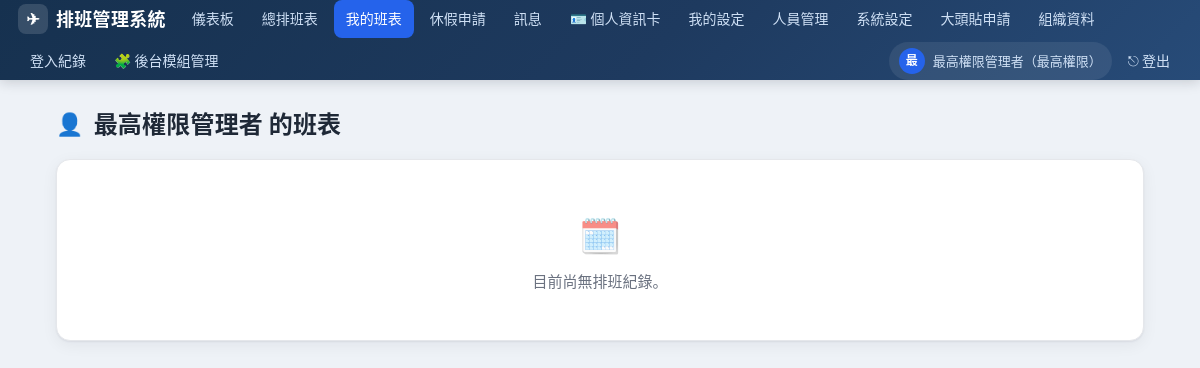
Screenshot of /my-schedule (signed in) with the database file from the repository.
### tables this page shows
CREATE TABLE settings (
    key TEXT PRIMARY KEY,
    value TEXT
);

CREATE TABLE users (
    id INTEGER PRIMARY KEY AUTOINCREMENT,
    username TEXT UNIQUE NOT NULL,
    password_hash TEXT NOT NULL,
    full_name TEXT NOT NULL,
    role TEXT NOT NULL CHECK(role IN ('superadmin','admin','staff')),
    employee_no TEXT,
    department TEXT,
    active INTEGER DEFAULT 1,
    created_at TEXT DEFAULT (datetime('now'))
, unit TEXT, duty TEXT, job_title TEXT, hire_date TEXT, avatar TEXT, avatar_unlocked INTEGER DEFAULT 0, avatar_pending INTEGER DEFAULT 0);

### app.py (the view)
@app.route("/my-schedule")
@login_required()
def my_schedule():
    uid = session["user_id"]
    if session["role"] in ("admin", "superadmin") and request.args.get("user_id"):
        uid = int(request.args["user_id"])
    db = get_db()
    rows = db.execute(
        """SELECT s.*, sh.name AS shift_name, sh.color, sh.start_time, sh.end_time,
                  f.flight_no, f.terminal, f.gate,
                  da.iata AS dep_iata, da.name_zh AS dep_name_zh, da.name_en AS dep_name_en,
                  da.name_ja AS dep_name_ja,
                  aa.iata AS arr_iata, aa.name_zh AS arr_name_zh, aa.name_en AS arr_name_en,
                  aa.name_ja AS arr_name_ja
           FROM schedules s JOIN shifts sh ON sh.id=s.shift_id
           LEFT JOIN flights f ON f.id=s.flight_id
           LEFT JOIN airports da ON da.id=f.dep_airport_id
           LEFT JOIN airports aa ON aa.id=f.arr_airport_id
           WHERE s.user_id=? ORDER BY s.date DESC LIMIT 60""", (uid,)).fetchall()
    user = db.execute("SELECT * FROM users WHERE id=?", (uid,)).fetchone()
    db.close()
    return render_template("my_schedule.html", rows=rows, user=user)

### app.py (called while the page is built)
def login_required(role=None):
    def deco(fn):
        @wraps(fn)
        def wrapper(*a, **kw):
            if "user_id" not in session:
                return redirect(url_for("login"))
            if role:
                allowed = role if isinstance(role, (list, tuple)) else [role]
                if session.get("role") not in allowed:
                    flash(t("need_admin", session.get("lang", "zh")), "warning")
                    return redirect(url_for("index"))
            return fn(*a, **kw)
        return wrapper
    return deco

@app.before_request
def _ensure_db():
    if not hasattr(app, "_db_ready"):
        init_db()
        app._db_ready = True

### i18n.py (called while the page is built)
def t(key, lang="zh"):
    entry = I18N.get(key)
    if not entry:
        return key
    return entry.get(lang) or entry.get("zh") or key

### models.py (called while the page is built)
def get_db():
    conn = sqlite3.connect(DB_PATH)
    conn.row_factory = sqlite3.Row
    conn.execute("PRAGMA foreign_keys = ON")
    return conn

def get_setting(key, default=None):
    conn = get_db()
    row = conn.execute("SELECT value FROM settings WHERE key=?", (key,)).fetchone()
    conn.close()
    return row["value"] if row else default

def get_module_names():
    result = {}
    for key, default in MODULE_LABELS.items():
        result[key] = get_setting("module_name:" + key, default)
    return result

### templates/my_schedule.html
{% extends "base.html" %}
{% block content %}
<div class="page-head"><h1><span class="ico">👤</span>{{ user.full_name }} {{ T('my_schedule') }}</h1></div>
<div class="card">
  {% if rows %}
  <div class="table-wrap">
  <table>
    <thead><tr><th>{{ T('date') }}</th><th>{{ T('shift') }}</th><th>{{ T('time') }}</th><th>{{ T('flight') }}</th><th>{{ T('departure') }}</th><th>{{ T('arrival') }}</th><th>{{ T('terminal') }}/{{ T('gate') }}</th><th>{{ T('note') }}</th></tr></thead>
    <tbody>
    {% for r in rows %}
    <tr>
      <td>{{ r.date }}</td>
      <td><span class="badge" style="background:{{ r.color }}">{{ r.shift_name }}</span></td>
      <td>{{ r.start_time }} – {{ r.end_time }}</td>
      <td>{{ r.flight_no or '-' }}</td>
      <td>
        {% if r.dep_iata %}
          {% if lang=='zh' %}{{ r.dep_iata }} {{ r.dep_name_zh }}
          {% elif lang=='en' %}{{ r.dep_iata }} {{ r.dep_name_en }}
          {% else %}{{ r.dep_iata }} {{ r.dep_name_ja }}{% endif %}
        {% else %}-{% endif %}
      </td>
      <td>
        {% if r.arr_iata %}
          {% if lang=='zh' %}{{ r.arr_iata }} {{ r.arr_name_zh }}
          {% elif lang=='en' %}{{ r.arr_iata }} {{ r.arr_name_en }}
          {% else %}{{ r.arr_iata }} {{ r.arr_name_ja }}{% endif %}
        {% else %}-{% endif %}
      </td>
      <td>{{ r.terminal or '-' }} / {{ r.gate or '-' }}</td>
      <td>{{ r.note or '' }}</td>
    </tr>
    {% endfor %}
    </tbody>
  </table>
  </div>
  {% else %}
  <div class="empty"><span class="big">🗓️</span>{{ T('no_records') }}</div>
  {% endif %}
</div>
{% endblock %}

### templates/base.html (shortened to what this page needs)
<!doctype html>
<html lang="{{ lang }}">
<head>
</head>
<body>
  <nav>
    <span class="brand"><span class="logo">✈</span>{{ site_name }}</span>
    {% set ep = request.endpoint or '' %}
    <a class="navlink {{ 'active' if ep=='index' }}" href="{{ url_for('index') }}">{{ module_names['nav_dashboard'] }}</a>
    <a class="navlink {{ 'active' if ep=='schedule' }}" href="{{ url_for('schedule') }}">{{ module_names['nav_schedule'] }}</a>
    <a class="navlink {{ 'active' if ep=='my_schedule' }}" href="{{ url_for('my_schedule') }}">{{ module_names['nav_mine'] }}</a>
    <a class="navlink {{ 'active' if ep in ('leave','leave_apply','leave_review') }}" href="{{ url_for('leave') }}">{{ module_names['nav_leave'] }}</a>
    <a class="navlink {{ 'active' if ep in ('messages','messages_send','messages_read') }}" href="{{ url_for('messages') }}">{{ module_names['nav_messages'] }}{% if unread_count %}<span class="badge">{{ unread_count }}</span>{% endif %}</a>
    <a class="navlink {{ 'active' if ep in ('profile',) }}" href="{{ url_for('profile') }}">🪪 {{ module_names['nav_profile'] }}</a>
    <a class="navlink {{ 'active' if ep=='my_settings' }}" href="{{ url_for('my_settings') }}">{{ module_names['nav_my_settings'] }}</a>
    {% if is_admin %}
      <a class="navlink {{ 'active' if ep in ('users','users_add','users_toggle','users_reset_pw','users_set_role') }}" href="{{ url_for('users') }}">{{ module_names['nav_users'] }}</a>
      <a class="navlink {{ 'active' if ep=='settings' }}" href="{{ url_for('settings') }}">{{ module_names['nav_settings'] }}</a>
      <a class="navlink {{ 'active' if ep in ('avatar_requests','avatar_review') }}" href="{{ url_for('avatar_requests') }}">{{ T('avatar_requests') }}</a>
    {% endif %}
    {% if is_super %}
      <a class="navlink {{ 'active' if ep in ('org','org_add','org_delete') }}" href="{{ url_for('org') }}">{{ T('org_data') }}</a>
      <a class="navlink {{ 'active' if ep=='login_logs' }}" href="{{ url_for('login_logs') }}">{{ module_names['nav_logs'] }}</a>
      <a class="navlink {{ 'active' if ep in ('admin_modules',) }}" href="{{ url_for('admin_modules') }}">🧩 {{ T('nav_modules') }}</a>
    {% endif %}
    <a class="who" href="{{ url_for('profile') }}" title="{{ T('profile') }}">
      <span class="avatar">{{ (session.get('full_name') or '?')[0] }}</span>
      <span class="who-name">{{ session.get('full_name') }}（{{ T('role_super') if session.get('role')=='superadmin' else (T('role_admin') if session.get('role')=='admin' else T('role_staff')) }}）</span>
    </a>
    <a class="logout" href="{{ url_for('logout') }}">⎋ {{ T('nav_logout') }}</a>
  </nav>
  <div class="container">
    {% block content %}{% endblock %}
  </div>
</body>
</html>

### templates/base.html (style rules this page uses)
:root { --primary:#1e3a5f; --primary-2:#2d4a73; --accent:#2563eb; --accent-2:#1d4ed8; --bg:#eef2f7; --surface:#ffffff; --text:#1f2937; --muted:#6b7280; --border:#e5e7eb; --radius:14px; --radius-sm:9px; --shadow:0 1px 2px rgba(16,24,40,.06), 0 4px 16px rgba(16,24,40,.06); --shadow-hover:0 4px 8px rgba(16,24,40,.08), 0 12px 28px rgba(16,24,40,.10); --green:#16a34a; --red:#dc2626; --amber:#f59e0b; --gray:#6b7280; }
* { box-sizing:border-box; }
html { -webkit-text-size-adjust:100%; }
body { font-family:"Noto Sans CJK TC","Noto Sans JP","PingFang TC","Hiragino Sans", "Microsoft JhengHei",sans-serif; margin:0; background:var(--bg); color:var(--text); font-size:15px; line-height:1.55; -webkit-font-smoothing:antialiased; }
a { color:var(--accent); }
nav { background:linear-gradient(135deg,#16314f 0%,#1e3a5f 55%,#274b78 100%); color:#fff; padding:0 18px; display:flex; align-items:center; gap:4px; flex-wrap:wrap; min-height:58px; position:sticky; top:0; z-index:50; box-shadow:0 2px 12px rgba(16,24,40,.18); }
nav .brand { font-size:18px; font-weight:800; letter-spacing:.3px; display:flex; align-items:center; gap:8px; margin-right:10px; white-space:nowrap; }
nav .brand .logo { display:inline-flex; align-items:center; justify-content:center; width:30px; height:30px; border-radius:8px; background:rgba(255,255,255,.14); font-size:16px; }
nav a.navlink { color:#cfe0f5; text-decoration:none; padding:8px 12px; border-radius:8px; font-size:14px; font-weight:500; transition:background .15s, color .15s; white-space:nowrap; }
nav a.navlink.active { background:var(--accent); color:#fff; }
nav .who { font-size:13px; color:#cfe0f5; display:flex; align-items:center; gap:8px; padding:6px 10px; border-radius:999px; text-decoration:none; background:rgba(255,255,255,.08); }
nav .who .avatar { width:26px; height:26px; border-radius:50%; object-fit:cover; background:var(--accent); color:#fff; display:inline-flex; align-items:center; justify-content:center; font-size:12px; font-weight:700; }
nav a.logout { color:#cfe0f5; text-decoration:none; padding:8px 12px; border-radius:8px; font-size:14px; transition:background .15s; }
.container { max-width:1120px; margin:24px auto; padding:0 16px; }
.page-head { display:flex; align-items:center; justify-content:space-between; gap:12px; flex-wrap:wrap; margin-bottom:18px; }
h1 { font-size:24px; font-weight:800; margin:0; letter-spacing:.2px; display:flex; align-items:center; gap:10px; }
h1 .ico { font-size:22px; }
.card { background:var(--surface); border:1px solid var(--border); border-radius:var(--radius); padding:20px; margin-bottom:18px; box-shadow:var(--shadow); transition:box-shadow .2s; }
.empty { text-align:center; color:var(--muted); padding:28px 12px; }
.empty .big { font-size:34px; display:block; margin-bottom:8px; opacity:.6; }

### rows the page displays
settings: value "排班管理系統"
settings: nav_dashboard "儀表板"
settings: nav_schedule "總排班表"
settings: nav_mine "我的班表"
settings: nav_leave "休假申請"
settings: nav_messages "訊息"
settings: nav_profile "個人資訊卡"
settings: nav_my_settings "我的設定"
settings: nav_users "人員管理"
settings: nav_settings "系統設定"
settings: nav_logs "登入紀錄"
users: get "最高權限管理者", full_name "最高權限管理者"

### other values shown
{{ T('avatar_requests') }} "大頭貼申請"
{{ T('org_data') }} "組織資料"
{{ T('nav_modules') }} "後台模組管理"
{{ (session.get('full_name') or '?')[0] }} "最"
{{ T('nav_logout') }} "登出"
{{ T('my_schedule') }} "的班表"
{{ T('no_records') }} "目前尚無排班紀錄。"
